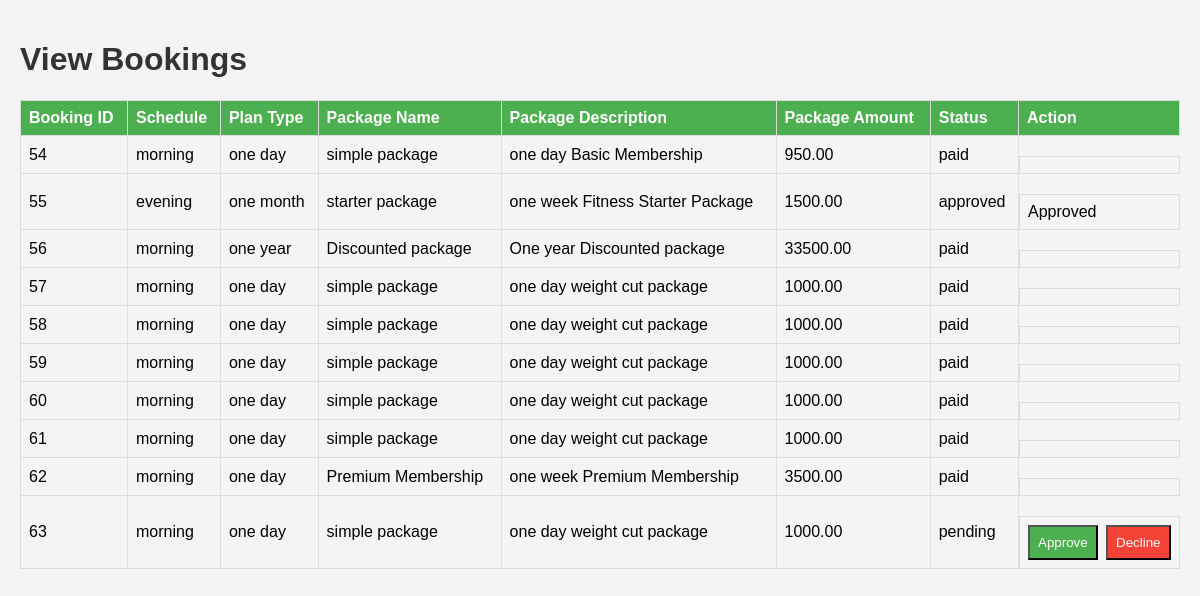
The app's page /view_booking.php with its own data.
### tables this page shows
CREATE TABLE `bookings` (
  `booking_id` int(11) NOT NULL,
  `schedule` varchar(255) NOT NULL,
  `plan_id` varchar(255) NOT NULL,
  `package_id` varchar(255) NOT NULL,
  `status` varchar(50) NOT NULL,
  `customer_id` int(11) DEFAULT NULL
);

CREATE TABLE `plans` (
  `plan_id` int(11) NOT NULL,
  `plan_type` varchar(255) NOT NULL
);

CREATE TABLE `packages` (
  `package_id` int(11) NOT NULL,
  `name` varchar(255) NOT NULL,
  `description` varchar(255) NOT NULL,
  `amount` decimal(10,2) NOT NULL
);

### view_booking.php (the view, shortened to what this page needs)
<?php
$host = "localhost";
$username_db = "root";
$password_db = "";
$database = "thegymdb";
$con = mysqli_connect($host, $username_db, $password_db, $database);
$query_booking_list = "SELECT b.booking_id, b.schedule, b.plan_id, p.plan_type, b.package_id, pkg.name as package_name, pkg.description as package_description, pkg.amount as package_amount, b.status
                      FROM bookings b
                      JOIN plans p ON b.plan_id = p.plan_id
                      JOIN packages pkg ON b.package_id = pkg.package_id";
$result_booking_list = mysqli_query($con, $query_booking_list);
?>
<!DOCTYPE html>
<html lang="en">
<head>
</head>
<body>
    <h1>View Bookings</h1>
    <table>
        <tr>
            <th>Booking ID</th>
            <th>Schedule</th>
            <th>Plan Type</th>
            <th>Package Name</th>
            <th>Package Description</th>
            <th>Package Amount</th>
            <th>Status</th>
            <th>Action</th>
        </tr>
        <?php while ($row_booking = mysqli_fetch_assoc($result_booking_list)) { ?>
            <tr>
                <td><?php echo $row_booking['booking_id']; ?></td>
                <td><?php echo $row_booking['schedule']; ?></td>
                <td><?php echo $row_booking['plan_type']; ?></td>
                <td><?php echo $row_booking['package_name']; ?></td>
                <td><?php echo $row_booking['package_description']; ?></td>
                <td><?php echo $row_booking['package_amount']; ?></td>
                <td><?php echo $row_booking['status']; ?></td>
                <td class="action-buttons">
                <?php if ($row_booking['status'] === 'pending') { ?>
                    <button class="approve-button" onclick="takeAction(<?php echo $row_booking['booking_id']; ?>, 'approved')">Approve</button>
                    <button class="decline-button" onclick="takeAction(<?php echo $row_booking['booking_id']; ?>, 'declined')">Decline</button>
                <?php } elseif ($row_booking['status'] === 'approved') { ?>
                    <span>Approved</span>
                <?php } elseif ($row_booking['status'] === 'declined') { ?>
                    <span>Declined</span>
                <?php } ?>
                </td>
            </tr>
        <?php } ?>
    </table>
</body>
</html>

### view_booking.php (style rules this page uses)
body { font-family: Arial, sans-serif; background-color: #f4f4f4; margin: 0; padding: 20px; }
h1 { color: #333; }
table { width: 100%; border-collapse: collapse; margin-top: 20px; }
th, td { border: 1px solid #ddd; padding: 8px; text-align: left; }
th { background-color: #4caf50; color: white; }
.action-buttons { display: flex; justify-content: space-between; margin-top: 20px; }
button { padding: 8px; cursor: pointer; }
.approve-button { background-color: #4caf50; color: white; }
.decline-button { background-color: #f44336; color: white; }

### records on screen
bookings: booking_id "54", schedule "morning", plan.plan_type "one day", package.name "simple package", package.description "one day Basic Membership", package.amount "950.00", status "paid"
bookings: booking_id "55", schedule "evening", plan.plan_type "one month", package.name "starter package", package.description "one week Fitness Starter Package", package.amount "1500.00", status "approved", shows "Approved"
bookings: booking_id "56", schedule "morning", plan.plan_type "one year", package.name "Discounted package", package.description "One year Discounted package", package.amount "33500.00", status "paid"
bookings: booking_id "57", schedule "morning", plan.plan_type "one day", package.name "simple package", package.description "one day weight cut package", package.amount "1000.00", status "paid"
bookings: booking_id "58", schedule "morning", plan.plan_type "one day", package.name "simple package", package.description "one day weight cut package", package.amount "1000.00", status "paid"
bookings: booking_id "59", schedule "morning", plan.plan_type "one day", package.name "simple package", package.description "one day weight cut package", package.amount "1000.00", status "paid"
bookings: booking_id "60", schedule "morning", plan.plan_type "one day", package.name "simple package", package.description "one day weight cut package", package.amount "1000.00", status "paid"
bookings: booking_id "61", schedule "morning", plan.plan_type "one day", package.name "simple package", package.description "one day weight cut package", package.amount "1000.00", status "paid"
bookings: booking_id "62", schedule "morning", plan.plan_type "one day", package.name "Premium Membership", package.description "one week Premium Membership", package.amount "3500.00", status "paid"
bookings: booking_id "63", schedule "morning", plan.plan_type "one day", package.name "simple package", package.description "one day weight cut package", package.amount "1000.00", status "pending"
